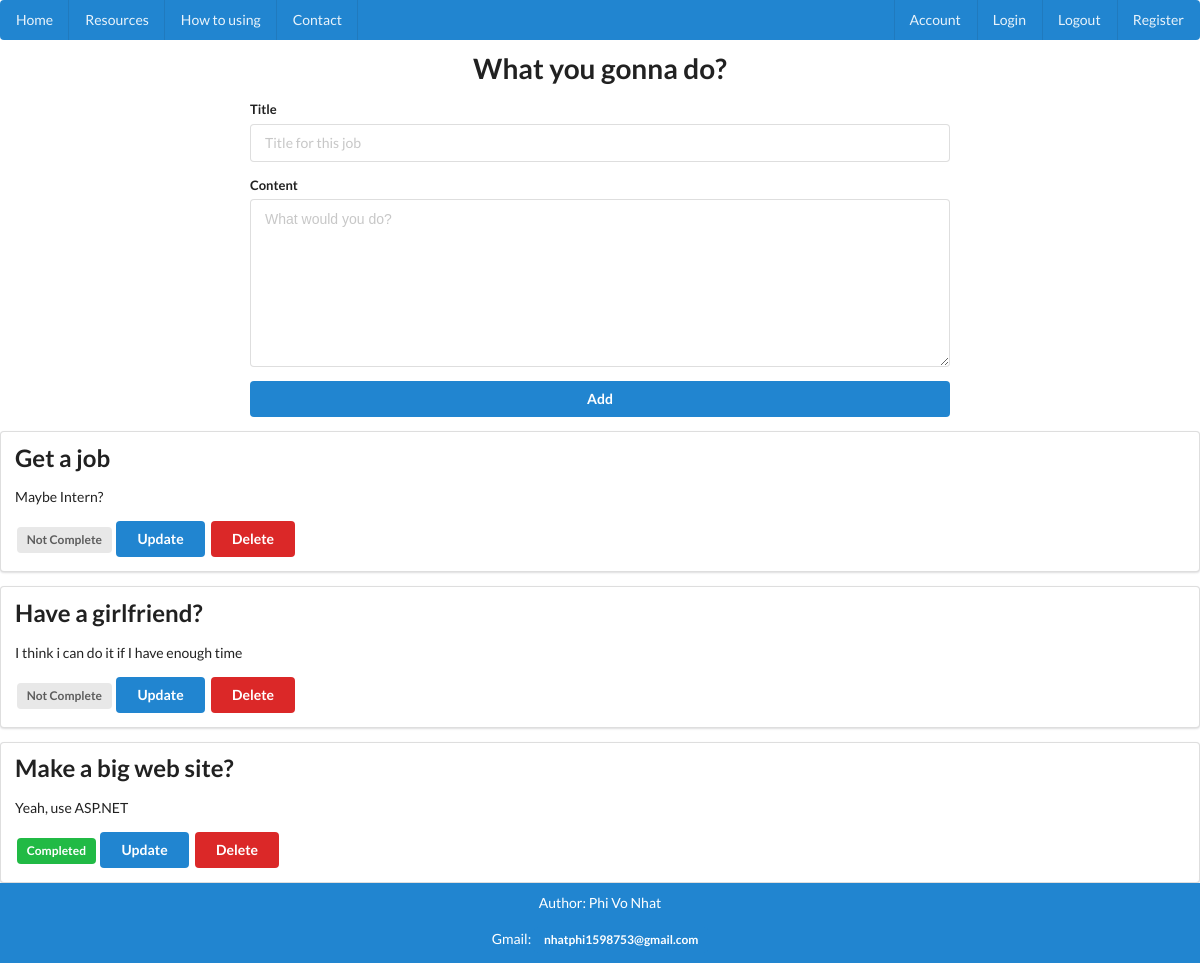
Screenshot of / (signed in) with the database file from the repository.
### app.py (models this page shows, shortened)
class Job(db.Model):
    id = db.Column(db.Integer, primary_key=True)
    user_id = db.Column(db.Integer, db.ForeignKey('user.id'), nullable=True)
    title = db.Column(db.String(255), unique=False, nullable=False)
    content = db.Column(db.Text, unique=False, nullable=True)
    complete = db.Column(db.Boolean, default=False)

### app.py (the view)
@app.route('/home')
@app.route('/index')
@app.route('/')
def home_page():
    if "username" in session:
        if session["username"] == 'admin':
            return redirect(url_for("admin_page"))
        user = User.query.filter_by(username=session["username"]).first()
        list_job = Job.query.filter_by(user_id=user.id).all()
    else:
        list_job = []
    return render_template('index.html', list_job=list_job)

### templates/index.html (shortened to what this page needs)
{% extends 'base.html' %}
{% block body %}
<main>
    <h1 class="ui center aligned header">What you gonna do?</h1>
    <div class="ui main text container">
        <form class="ui form" action="/add_job" method="post">
            <div class="field">
                <label>Title</label>
                <input type="text" name="title" placeholder="Title for this job" required><br>
            </div>
            <div class="field">
                <label>Content</label>
                <textarea name="content" placeholder="What would you do?"></textarea>
            </div>
            <button class="ui fluid blue button" type="submit">Add</button>
        </form>
    </div>
        {% for job in list_job %}
        <div class="ui segment">
            <p class="ui large header"> {{ job.title }}</p>
            <p class="ui">{{ job.content }}</p>
            {% if job.complete == False %}
            <span class="ui gray label">Not Complete</span>
            {% else %}
            <span class="ui green label">Completed</span>
            {% endif %}
            <a class="ui blue button" href="/update_job/{{ job.id }}">Update</a>
            <a class="ui red button" href="/delete_job/{{ job.id }}">Delete</a>
        </div>
        {% endfor %}
</main>
{% endblock %}

### rows the page displays
Job: title "Get a job", content "Maybe Intern?", complete "Not Complete"
Job: title "Have a girlfriend?", content "I think i can do it if I have enough time", complete "Not Complete"
Job: title "Make a big web site?", content "Yeah, use ASP.NET", complete "Completed"
